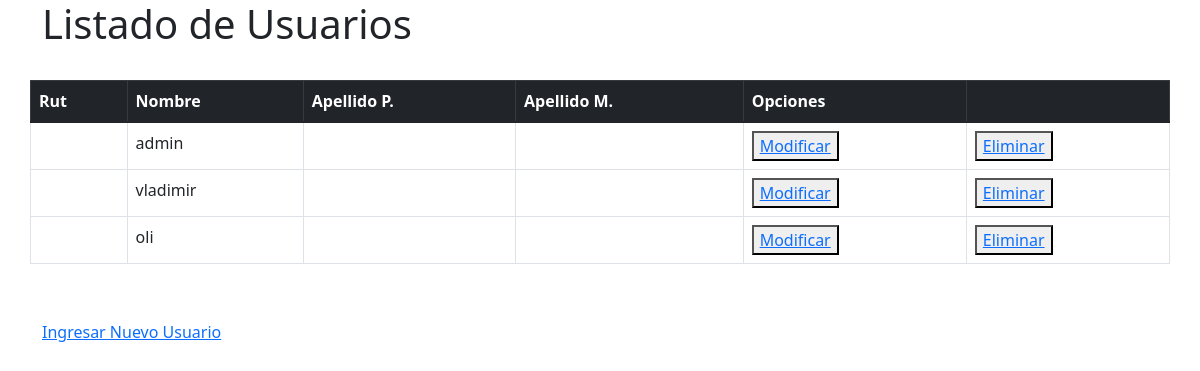
/usuariosDel/1, run on the app's committed database.
### venta/models.py (models this page shows, shortened)
class Usuario(models.Model):
    idUser          = models.AutoField(db_column='idUser', primary_key=True)
    nombre          = models.CharField(max_length=20)
    email           = models.EmailField(unique=True, max_length=100, blank=True, null=True)
    telefono        = models.CharField(max_length=45)

### venta/views.py (the view)
# urls.py: path('usuariosDel/<str:pk>', views.usuariosDel, name='usuariosDel'),
def usuariosDel(request, pk):
    context = {}
    try:
        usuario=Usuario.objects.get(rut=pk)
        usuario.delete()
        mensaje = "Los datos fueron eliminados con éxito!!!"
        usuarios= Usuario.objects.all()
        context ={'usuarios': usuarios, 'mensaje': mensaje}
        return render(request, 'venta/usuariosList.html', context)
    except:
        mensaje = "Error, rut no existe!!!"
        usuarios= Usuario.objects.all()
        context ={'usuarios': usuarios, 'mensaje': mensaje}
        return render(request, 'venta/usuariosList.html', context)

### venta/context_processor.py (called while the page is built)
def cart_total_amount(request):
    total = 0
    FprecioC = 0
    if request.user.is_authenticated:
        for key, value in request.session['carrito'].items():
            total = total + (float(value['price']) * value['quantity'])
            FprecioC= int(total)
    return {'cart_total_amount': FprecioC}

### venta/templates/venta/usuariosList.html (shortened to what this page needs)
{% load static %}
<!DOCTYPE html>
<html lang="en">
<head>
    <link href="https://cdn.jsdelivr.net/npm/bootstrap@5.1.3/dist/css/bootstrap.min.css" rel="stylesheet"
>
</head>
<body>
    <div class="container">
        <div class="row">
            <h1>Listado de Usuarios</h1>
        </div>
        <br>
        <div class="row mb-3">
            <table class="table table-bordered" id="usuarios">
                <thead class="table-dark">
                    <tr>
                        <th scope="col">Rut</th>
                        <th scope="col">Nombre</th>
                        <th scope="col">Apellido P.</th>
                        <th scope="col">Apellido M.</th>
                        <th scope="col">Opciones</th>
                        <th scope="col"></th>
                    </tr>
                </thead>
                {% for auxUser in usuarios%}
                <tr>
                    <td>{{auxUser.rut}}</td>
                    <td>{{auxUser.nombre}}</td>
                    <td>{{auxUser.apellido_paterno}}</td>
                    <td>{{auxUser.apellido_materno}}</td>
                    <td><button type="button"><a href="{% url 'usuariosEdit' pk=auxUser.rut %}">Modificar</a></button></td>
                    <td><button type="button"><a href="{% url 'usuariosDel' pk=auxUser.rut %}">Eliminar</a></button></td>
                </tr>
                {% endfor %}
            </table>
        </div>
        <br>
        <div class="row">
            <a href="{% url 'usuariosAdd' %}">Ingresar Nuevo Usuario</a>
        </div>
    </div>
</body>
</html>

### data on the page
Usuario: nombre "admin"
Usuario: nombre "vladimir"
Usuario: nombre "oli"
